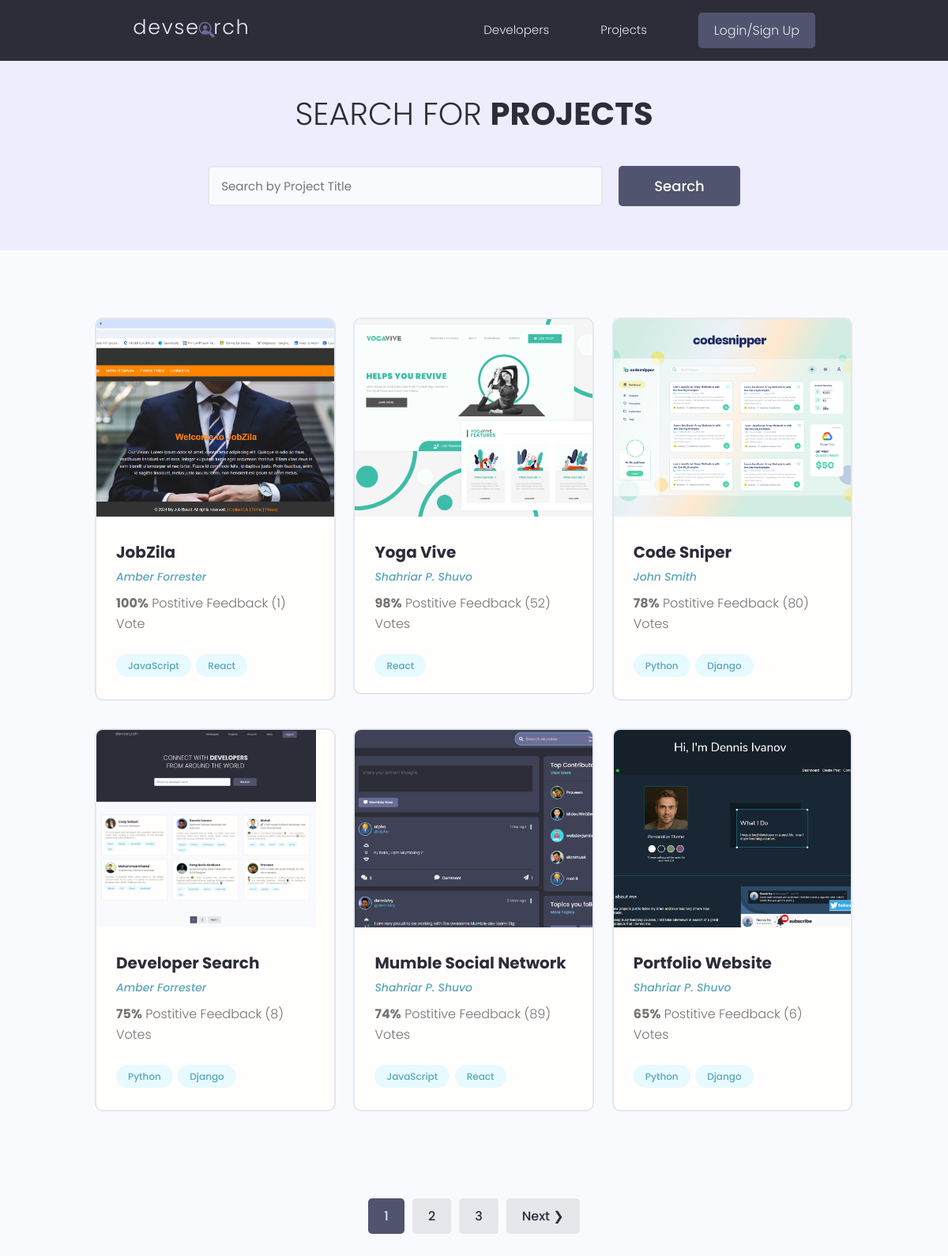
Before: /projects/ with the older database file.
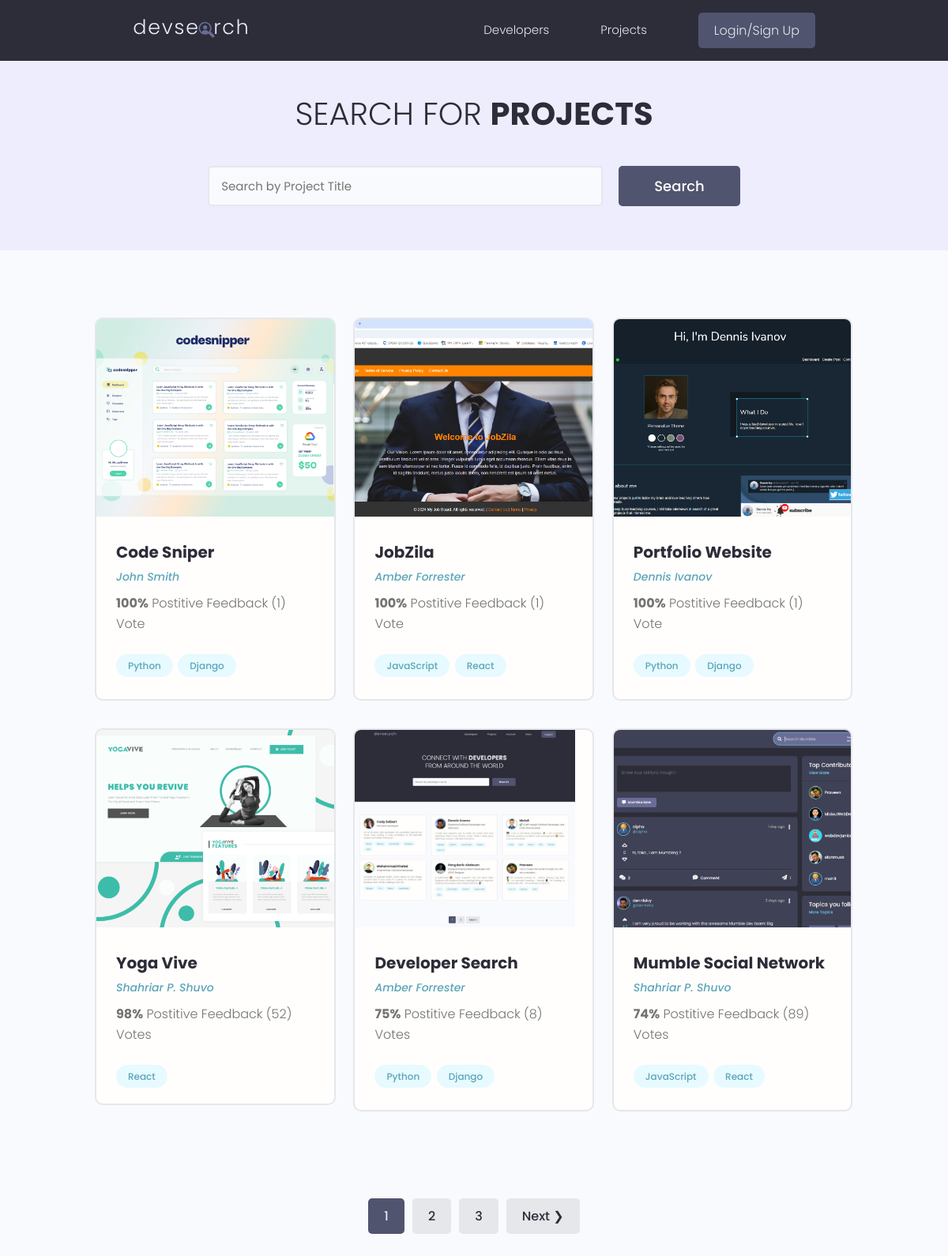
After: the same page with the newer database file.
### projects/models.py (models this page shows, shortened)
class Project(models.Model):
    owner = models.ForeignKey(Profile, null=True, blank=True,
                              on_delete=models.SET_NULL)
    title = models.CharField(max_length=200)
    description = models.TextField(null=True, blank=True)
    featured_image = models.ImageField(null=True, blank=True, default='default.jpg')
    demo_link = models.CharField(max_length=2000, null=True, blank=True)
    source_link = models.CharField(max_length=2000, null=True, blank=True)
    tags = models.ManyToManyField('Tag', blank=True)
    vote_total = models.IntegerField(default=0, null=True, blank=True)
    vote_ratio = models.IntegerField(default=0, null=True, blank=True)
    created = models.DateTimeField(auto_now_add=True)
    id = models.UUIDField(default=uuid.uuid4, unique=True,
                          primary_key=True, editable=False)
    class Meta:
        ordering = ['-vote_ratio','-vote_total', 'title']

class Tag(models.Model):
    name = models.CharField(max_length=200)
    created = models.DateTimeField(auto_now_add=True)
    id = models.UUIDField(default=uuid.uuid4, unique=True,
                          primary_key=True, editable=False)
    def __str__(self):
        return self.name

### users/models.py (models this page shows, shortened)
class Profile(models.Model):
    user = models.OneToOneField(
        User, on_delete=models.CASCADE, null=True, blank=True)
    name = models.CharField(max_length=200, null=True, blank=True)
    email = models.EmailField(max_length=500, null=True, blank=True)
    username = models.CharField(max_length=200, null=True, blank=True)
    location = models.CharField(max_length=200, null=True, blank=True)
    short_intro = models.CharField(max_length=200, null=True, blank=True)
    bio = models.TextField(null=True, blank=True)
    profile_image = models.ImageField(null=True, blank=True, upload_to='profiles/',
        default="profiles/user-default.png")
    social_github = models.CharField(max_length=200, null=True, blank=True)
    social_twitter = models.CharField(max_length=200, null=True, blank=True)
    social_linkedin = models.CharField(max_length=200, null=True, blank=True)
    social_youtube = models.CharField(max_length=200, null=True, blank=True)
    social_website = models.CharField(max_length=200, null=True, blank=True)
    created = models.DateTimeField(auto_now_add=True)
    id = models.UUIDField(default=uuid.uuid4, unique=True,
                          primary_key=True, editable=False)

### projects/views.py (the view)
# urls.py: path('projects/', include('projects.urls')),
def projects(request):
    projects, search_query = searchProjects(request)
    custom_range, projects = paginateProjects(request, projects, 6)
    context = {'projects': projects,
               'search_query': search_query, 'custom_range': custom_range}
    return render(request, 'projects/projects.html', context)

### projects/utils.py (called while the page is built)
def paginateProjects(request, projects, results):
    page = request.GET.get('page')
    paginator = Paginator(projects, results)
    try:
        projects = paginator.page(page)
    except PageNotAnInteger:
        page = 1
        projects = paginator.page(page)
    except EmptyPage:
        page = paginator.num_pages
        projects = paginator.page(page)
    leftIndex = (int(page) - 4)
    if leftIndex < 1:
        leftIndex = 1
    rightIndex = (int(page) + 5)
    if rightIndex > paginator.num_pages:
        rightIndex = paginator.num_pages + 1
    custom_range = range(leftIndex, rightIndex)
    return custom_range, projects

def searchProjects(request):
    search_query = ''
    if request.GET.get('search_query'):
        search_query = request.GET.get('search_query')
    tags = Tag.objects.filter(name__icontains=search_query)
    projects = Project.objects.distinct().filter(
        Q(title__icontains=search_query) |
        Q(description__icontains=search_query) |
        Q(owner__name__icontains=search_query) |
        Q(tags__in=tags)
    )
    return projects, search_query

### projects/templates/projects/projects.html (shortened to what this page needs)
{% extends 'main.html' %}
{% block content %}
<main class="projects">
    <section class="hero-section text-center">
        <div class="container container--narrow">
            <div class="hero-section__box">
                <h2>Search for <span>Projects</span></h2>
            </div>
            <div class="hero-section__search">
                <form id="searchForm" class="form" action="{% url 'projects' %}" method="GET">
                    <div class="form__field">
                        <input class="input input--text" id="formInput#search" type="text" name="search_query" value="{{ search_query }}"
                        placeholder="Search by Project Title"/>
                    </div>
                    <input class="btn btn--sub btn--lg" type="submit" value="Search"/>
                </form>
            </div>
        </div>
    </section>
    <section class="projectsList">
        <div class="container">
            <div class="grid grid--three">
                {% for project in projects %}
                <div class="column">
                    <div class="card project">
                        <a href="{% url 'project' project.id %}" class="project">
                            <img class="project__thumbnail" src="{{project.featured_image.url}}" alt="project thumbnail"/>
                            <div class="card__body">
                                <h3 class="project__title">{{project.title}}</h3>
                                <p><a class="project__author" href="{% url 'user-profile' project.owner.id %}">{{project.owner.name}}</a></p>
                                <p class="project--rating">
                                    <span style="font-weight: bold;">{{project.vote_ratio}}%</span> Postitive
                                    Feedback ({{project.vote_total}}) Vote{{project.vote_total|pluralize:"s"}}
                                </p>
                                <div class="project__tags">
                                    {% for tag in project.tags.all %}
                                    <span class="tag tag--pill tag--main">
                                    <small>{{tag}}</small>
                                    </span>
                                    {% endfor %}
                                </div>
                            </div>
                        </a>
                    </div>
                </div>
                {% endfor %}
            </div>
        </div>
    </section>
    {% include 'pagination.html' with queryset=projects custom_range=custom_range %}
</main>
{% endblock content %}

### templates/main.html (shortened to what this page needs)
<!DOCTYPE html>
{% load static %}
<html>
<head>
    <link rel="stylesheet" href="https://cdn.iconmonstr.com/1.3.0/css/iconmonstr-iconic-font.min.css"/>
    <link rel="stylesheet" href="{% static 'uikit/styles/uikit.css' %}"/>
    <link rel="stylesheet" href="{% static 'styles/app.css' %}"/>
</head>
<body>
    {% include 'navbar.html' %}
    {% block content %}
    {% endblock content %}
</body>
</html>

### templates/navbar.html (shortened to what this page needs)
{% load static %}
<header class="header">
    <div class="container container--narrow">
      <a href="{% url 'profiles' %}" class="header__logo">
        <img src="{% static 'images/logo.svg' %}" alt="DevSearch Logo" />
      </a>
      <nav class="header__nav">
        <ul class="header__menu">
          <li class="header__menuItem"><a href="{% url 'profiles' %}">Developers</a></li>
          <li class="header__menuItem"><a href="{% url 'projects' %}">Projects</a></li>
          {% if request.user.is_authenticated %}
          <li class="header__menuItem"><a href="{% url 'inbox' %}">Inbox</a></li>
          <li class="header__menuItem"><a href="{% url 'account' %}">Account</a></li>
          <li class="header__menuItem"><a href="{% url 'logout' %}" class="btn btn--sub">Logout</a></li>
          {% else %}
          <li class="header__menuItem"><a href="{% url 'login' %}" class="btn btn--sub">Login/Sign Up</a></li>
          {% endif %}
        </ul>
      </nav>
    </div>
  </header>

### templates/pagination.html (shortened to what this page needs)
{% if queryset.has_other_pages %}
    <div class="pagination">
        <ul class="container">
            {% for page in custom_range %}
            {% if page == queryset.number %}
            <li><a href="?page={{page}}" class='btn page-link btn--sub' data-page="{{page}}">{{page}}</a></li>
            {% else %}
            <li><a href="?page={{page}}" class='btn page-link' data-page="{{page}}">{{page}}</a></li>
            {% endif %}
            {% endfor %}
            {% if queryset.has_next %}
            <li><a href="?page={{queryset.next_page_number}}" class='btn page-link' data-page="{{queryset.next_page_number}}">Next &#10095;</a></li>
            {% endif %}
        </ul>
    </div>
{% endif %}

### static/styles/app.css (style rules this page uses)
:root { --color-sub: #2d2d39; }
.btn--sub { background-color: var(--color-sub-light); }
.card { border: 2px solid var(--color-light); }
img { width: 100%; }
.header { position: sticky; z-index: 111; background-color: var(--color-sub); padding: 1.5rem 0; }
.header > .container { display: flex; justify-content: space-between; align-items: center; }
.header__logo > img { height: 3.8rem; }
.header__nav > ul { display: inline-flex; align-items: center; list-style: none; gap: 6.5rem; }
.header__menuItem > a { color: var(--color-light); font-weight: 300; }
.hero-section { height: 40vh; display: flex; align-items: center; background-color: var(--color-sub); }
.hero-section__box { margin-bottom: 4rem; }
.hero-section__box > h2, .hero-section__box > h2 > span { font-size: 4rem; color: var(--color-light); line-height: 1.3; text-transform: uppercase; }
.hero-section__box > h2 { font-weight: 300; }
.hero-section__box > h2 > span { font-weight: 700; }
.hero-section__search > .form { display: flex; align-items: center; justify-content: center; gap: 2rem; }
.hero-section__search > .form input.input--text { width: 50rem; }
.pagination { margin-top: 8rem; margin-bottom: 10rem; }
.pagination > ul { flex-wrap: wrap; list-style: none; display: flex; align-items: center; justify-content: center; gap: 1rem; }
.pagination .btn { color: var(--color-sub); }
.pagination .btn.btn--sub { color: var(--color-light); }
.project__author { font-size: 1.4rem; font-style: italic; }
.project--rating { margin-bottom: 1.6em; margin-top: .5em; }
.projects > .hero-section { background: var(--color-sub-lighter); height: 30vh; }
.projects .hero-section__box { margin-bottom: 2.5rem; }
.projects .hero-section__box > h2 { color: var(--color-sub); }
.projects .hero-section__box > h2 > span { font-weight: 700; color: var(--color-sub); }
.projectsList { margin-top: 8rem; }
.project__thumbnail { height: 25rem; object-fit: cover; object-position: top center; }
.project__title { font-size: 2rem; font-weight: 700; color: var(--color-sub); }

### static/uikit/styles/modules/_variables.css (style rules this page uses)
:root { --color-main: #5aa5b9; --color-main-light: #e6faff; --color-sub: #3f4156; --color-sub-light: #51546e; --color-sub-lighter: #ededfd; --color-text: #737373; --color-gray: #8b8b8b; --color-light: #e5e7eb; --color-light-gray: #767676; --color-bg: #f8fafd; --color-white: #fffefd; --color-white-light: #f3f3f3; --color-success: #359e64; --color-success-bg: #def8e8; --color-error: #fc4b0b; --color-error-bg: #fff2ee; --font-base: 'Poppins', arial, helvetica, 'Segoe UI', roboto, ubuntu, sans-serif; --font-monospace: 'Fira Code', 'Courier New', courier, monospace; --font-regular: 300; --font-medium: 500; --font-bold: 700; --generic-shadow: 1px 1px 5px #00000010; --generic-transition: all 0.3s ease-in-out; }

### static/uikit/styles/modules/_base.css (style rules this page uses)
* { margin: 0; padding: 0; box-sizing: border-box; text-rendering: optimizeLegibility; color: inherit; font-size: inherit; }
html { font-size: 50%; }
@media only screen and (min-width: 480px) { html { font-size: 56.25%; } }
@media only screen and (min-width: 1200px) { html { font-size: 62.5%; } }
body { line-height: 1.6; font-weight: 400; font-size: 1.5rem; color: var(--color-text); background-color: var(--color-bg); min-height: 100vh; }

### static/uikit/styles/modules/_typography.css (style rules this page uses)
* { font-family: var(--font-base); }
h2 { font-size: 3.6rem; font-weight: var(--font-bold); }
h3 { font-size: 3.2rem; font-weight: var(--font-medium); }
p, span, strong { font-size: 1.6rem; color: var(--color-text); font-weight: var(--font-regular); }
a { padding-bottom: 2px; text-decoration: none; display: inline-block; color: var(--color-main); font-weight: var(--font-medium); }

### static/uikit/styles/modules/_utilities.css (style rules this page uses)
.container { width: 92%; max-width: 165rem; margin: 0 auto; box-sizing: border-box; }
.container--narrow { width: 92%; max-width: 120rem; }
@media screen and (min-width: 1000px) { .container { width: 90%; } }
@media screen and (min-width: 1000px) { .container--narrow { width: 85%; } }
@media screen and (min-width: 1200px) { .container { width: 80%; } }
@media screen and (min-width: 1200px) { .container--narrow { width: 72%; } }
.text-center { text-align: center; }

### static/uikit/styles/modules/_card.css (style rules this page uses)
.card { border-radius: 1rem; background-color: var(--color-white); border: 1.5px solid var(--color-light); width: auto; height: auto; margin-top: 0.5rem; margin-bottom: 0.5rem; overflow: hidden; }
.card__body, .card__header { padding: 2rem 2.5rem; }

Changed rows visible on the page:
changed Project "Code Sniper": vote_ratio "78" → "100"; vote_total "80" → "1"; moves up the list
changed Project "Portfolio Website": owner.name "Shahriar P. Shuvo" → "Dennis Ivanov"; vote_ratio "65" → "100"; vote_total "6" → "1"; moves up the list
